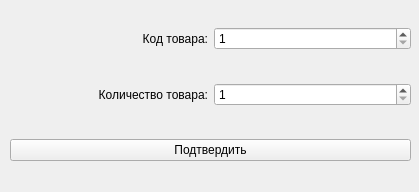
<?xml version="1.0" encoding="UTF-8"?>
<ui version="4.0">
 <class>AddingProductToOrder</class>
 <widget class="QWidget" name="AddingProductToOrder">
  <property name="geometry">
   <rect>
    <x>0</x>
    <y>0</y>
    <width>419</width>
    <height>192</height>
   </rect>
  </property>
  <property name="minimumSize">
   <size>
    <width>200</width>
    <height>100</height>
   </size>
  </property>
  <property name="windowTitle">
   <string>Form</string>
  </property>
  <widget class="QWidget" name="gridLayoutWidget">
   <property name="geometry">
    <rect>
     <x>10</x>
     <y>0</y>
     <width>401</width>
     <height>191</height>
    </rect>
   </property>
   <layout class="QGridLayout" name="gridLayout">
    <item row="0" column="1">
     <widget class="QSpinBox" name="productCodeSpinBox">
      <property name="minimum">
       <number>1</number>
      </property>
      <property name="maximum">
       <number>999999</number>
      </property>
     </widget>
    </item>
    <item row="1" column="1">
     <widget class="QSpinBox" name="amountOfProductSpintBox">
      <property name="minimum">
       <number>1</number>
      </property>
      <property name="maximum">
       <number>10000</number>
      </property>
     </widget>
    </item>
    <item row="0" column="0">
     <widget class="QLabel" name="label">
      <property name="text">
       <string>Код товара:</string>
      </property>
      <property name="alignment">
       <set>Qt::AlignRight|Qt::AlignTrailing|Qt::AlignVCenter</set>
      </property>
     </widget>
    </item>
    <item row="1" column="0">
     <widget class="QLabel" name="label_3">
      <property name="text">
       <string>Количество товара:</string>
      </property>
      <property name="alignment">
       <set>Qt::AlignRight|Qt::AlignTrailing|Qt::AlignVCenter</set>
      </property>
     </widget>
    </item>
    <item row="2" column="0" colspan="2">
     <widget class="QPushButton" name="confirmButton">
      <property name="text">
       <string>Подтвердить</string>
      </property>
     </widget>
    </item>
   </layout>
  </widget>
 </widget>
 <resources/>
 <connections/>
</ui>
